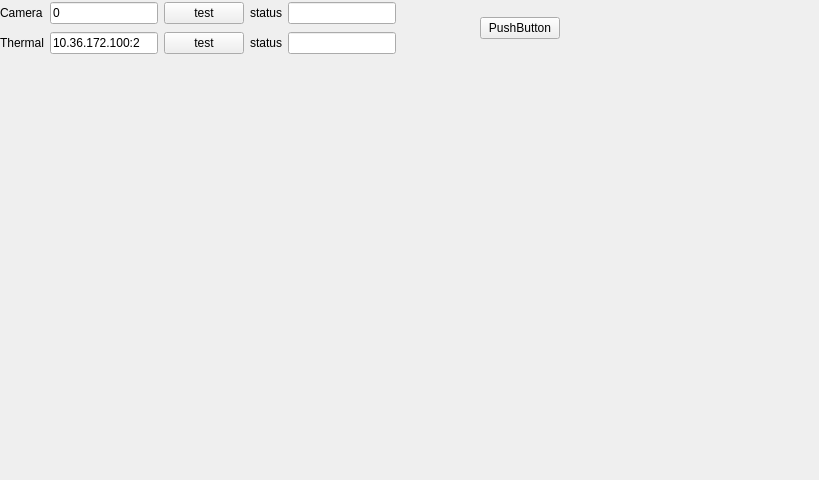
<?xml version="1.0" encoding="UTF-8"?>
<ui version="4.0">
 <class>setting_layout</class>
 <widget class="QWidget" name="setting_layout">
  <property name="geometry">
   <rect>
    <x>0</x>
    <y>0</y>
    <width>819</width>
    <height>480</height>
   </rect>
  </property>
  <property name="windowTitle">
   <string>Form</string>
  </property>
  <widget class="QWidget" name="">
   <property name="geometry">
    <rect>
     <x>0</x>
     <y>0</y>
     <width>560</width>
     <height>56</height>
    </rect>
   </property>
   <layout class="QHBoxLayout" name="horizontalLayout">
    <item>
     <layout class="QGridLayout" name="device_layout">
      <item row="0" column="4">
       <widget class="QLabel" name="label_5">
        <property name="text">
         <string>status</string>
        </property>
       </widget>
      </item>
      <item row="1" column="4">
       <widget class="QLabel" name="label_6">
        <property name="text">
         <string>status</string>
        </property>
       </widget>
      </item>
      <item row="1" column="5">
       <widget class="QLineEdit" name="thermal_status_line">
        <property name="readOnly">
         <bool>true</bool>
        </property>
       </widget>
      </item>
      <item row="0" column="1">
       <widget class="QLineEdit" name="camera_url_line">
        <property name="text">
         <string>0</string>
        </property>
        <property name="placeholderText">
         <string>0</string>
        </property>
       </widget>
      </item>
      <item row="0" column="5">
       <widget class="QLineEdit" name="camera_status_line">
        <property name="readOnly">
         <bool>true</bool>
        </property>
       </widget>
      </item>
      <item row="1" column="0">
       <widget class="QLabel" name="label_2">
        <property name="text">
         <string>Thermal</string>
        </property>
       </widget>
      </item>
      <item row="1" column="1">
       <widget class="QLineEdit" name="thermal_url_line">
        <property name="text">
         <string>10.36.172.100:2</string>
        </property>
        <property name="placeholderText">
         <string>192.168.1.64:1</string>
        </property>
       </widget>
      </item>
      <item row="1" column="3">
       <widget class="QPushButton" name="thermal_test_btn">
        <property name="text">
         <string>test</string>
        </property>
       </widget>
      </item>
      <item row="0" column="0">
       <widget class="QLabel" name="label">
        <property name="text">
         <string>Camera</string>
        </property>
       </widget>
      </item>
      <item row="0" column="3">
       <widget class="QPushButton" name="camera_test_btn">
        <property name="text">
         <string>test</string>
        </property>
       </widget>
      </item>
      <item row="0" column="6">
       <spacer name="horizontalSpacer_4">
        <property name="orientation">
         <enum>Qt::Horizontal</enum>
        </property>
        <property name="sizeHint" stdset="0">
         <size>
          <width>40</width>
          <height>20</height>
         </size>
        </property>
       </spacer>
      </item>
      <item row="1" column="6">
       <spacer name="horizontalSpacer_5">
        <property name="orientation">
         <enum>Qt::Horizontal</enum>
        </property>
        <property name="sizeHint" stdset="0">
         <size>
          <width>40</width>
          <height>20</height>
         </size>
        </property>
       </spacer>
      </item>
     </layout>
    </item>
    <item>
     <widget class="QPushButton" name="pushButton">
      <property name="text">
       <string>PushButton</string>
      </property>
     </widget>
    </item>
   </layout>
  </widget>
 </widget>
 <resources/>
 <connections/>
</ui>
